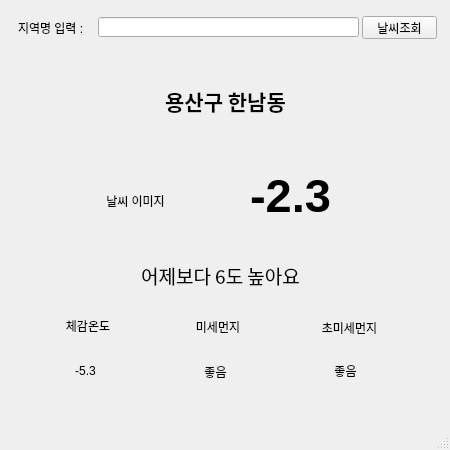
<?xml version="1.0" encoding="UTF-8"?>
<ui version="4.0">
 <class>MainWindow</class>
 <widget class="QMainWindow" name="MainWindow">
  <property name="geometry">
   <rect>
    <x>0</x>
    <y>0</y>
    <width>450</width>
    <height>450</height>
   </rect>
  </property>
  <property name="windowTitle">
   <string>MainWindow</string>
  </property>
  <widget class="QWidget" name="centralwidget">
   <widget class="QLabel" name="label">
    <property name="geometry">
     <rect>
      <x>18</x>
      <y>20</y>
      <width>81</width>
      <height>16</height>
     </rect>
    </property>
    <property name="text">
     <string>지역명 입력 :</string>
    </property>
   </widget>
   <widget class="QLineEdit" name="lineEdit">
    <property name="geometry">
     <rect>
      <x>98</x>
      <y>17</y>
      <width>261</width>
      <height>20</height>
     </rect>
    </property>
   </widget>
   <widget class="QPushButton" name="pushButton">
    <property name="geometry">
     <rect>
      <x>362</x>
      <y>16</y>
      <width>75</width>
      <height>23</height>
     </rect>
    </property>
    <property name="text">
     <string>날씨조회</string>
    </property>
   </widget>
   <widget class="QLabel" name="label_2">
    <property name="geometry">
     <rect>
      <x>100</x>
      <y>70</y>
      <width>251</width>
      <height>61</height>
     </rect>
    </property>
    <property name="font">
     <font>
      <family>맑은 고딕</family>
      <pointsize>16</pointsize>
      <weight>75</weight>
      <bold>true</bold>
     </font>
    </property>
    <property name="text">
     <string>용산구 한남동</string>
    </property>
    <property name="alignment">
     <set>Qt::AlignCenter</set>
    </property>
   </widget>
   <widget class="QLabel" name="label_3">
    <property name="geometry">
     <rect>
      <x>70</x>
      <y>150</y>
      <width>131</width>
      <height>101</height>
     </rect>
    </property>
    <property name="text">
     <string>날씨 이미지</string>
    </property>
    <property name="alignment">
     <set>Qt::AlignCenter</set>
    </property>
   </widget>
   <widget class="QLabel" name="label_4">
    <property name="geometry">
     <rect>
      <x>230</x>
      <y>160</y>
      <width>121</width>
      <height>71</height>
     </rect>
    </property>
    <property name="font">
     <font>
      <family>Arial</family>
      <pointsize>35</pointsize>
      <weight>75</weight>
      <bold>true</bold>
     </font>
    </property>
    <property name="text">
     <string>-2.3</string>
    </property>
    <property name="alignment">
     <set>Qt::AlignCenter</set>
    </property>
   </widget>
   <widget class="QLabel" name="label_5">
    <property name="geometry">
     <rect>
      <x>50</x>
      <y>260</y>
      <width>341</width>
      <height>31</height>
     </rect>
    </property>
    <property name="font">
     <font>
      <family>휴먼모음T</family>
      <pointsize>14</pointsize>
     </font>
    </property>
    <property name="text">
     <string>어제보다 6도 높아요</string>
    </property>
    <property name="alignment">
     <set>Qt::AlignCenter</set>
    </property>
   </widget>
   <widget class="QLabel" name="label_6">
    <property name="geometry">
     <rect>
      <x>60</x>
      <y>320</y>
      <width>56</width>
      <height>12</height>
     </rect>
    </property>
    <property name="text">
     <string>체감온도</string>
    </property>
    <property name="alignment">
     <set>Qt::AlignCenter</set>
    </property>
   </widget>
   <widget class="QLabel" name="label_7">
    <property name="geometry">
     <rect>
      <x>50</x>
      <y>340</y>
      <width>71</width>
      <height>61</height>
     </rect>
    </property>
    <property name="text">
     <string>-5.3</string>
    </property>
    <property name="alignment">
     <set>Qt::AlignCenter</set>
    </property>
   </widget>
   <widget class="QLabel" name="label_8">
    <property name="geometry">
     <rect>
      <x>180</x>
      <y>341</y>
      <width>71</width>
      <height>61</height>
     </rect>
    </property>
    <property name="text">
     <string>좋음</string>
    </property>
    <property name="alignment">
     <set>Qt::AlignCenter</set>
    </property>
   </widget>
   <widget class="QLabel" name="label_9">
    <property name="geometry">
     <rect>
      <x>190</x>
      <y>321</y>
      <width>56</width>
      <height>12</height>
     </rect>
    </property>
    <property name="text">
     <string>미세먼지</string>
    </property>
    <property name="alignment">
     <set>Qt::AlignCenter</set>
    </property>
   </widget>
   <widget class="QLabel" name="label_10">
    <property name="geometry">
     <rect>
      <x>310</x>
      <y>340</y>
      <width>71</width>
      <height>61</height>
     </rect>
    </property>
    <property name="text">
     <string>좋음</string>
    </property>
    <property name="alignment">
     <set>Qt::AlignCenter</set>
    </property>
   </widget>
   <widget class="QLabel" name="label_11">
    <property name="geometry">
     <rect>
      <x>314</x>
      <y>320</y>
      <width>71</width>
      <height>16</height>
     </rect>
    </property>
    <property name="text">
     <string>초미세먼지</string>
    </property>
    <property name="alignment">
     <set>Qt::AlignCenter</set>
    </property>
   </widget>
  </widget>
  <widget class="QMenuBar" name="menubar">
   <property name="geometry">
    <rect>
     <x>0</x>
     <y>0</y>
     <width>450</width>
     <height>21</height>
    </rect>
   </property>
  </widget>
  <widget class="QStatusBar" name="statusbar"/>
 </widget>
 <resources/>
 <connections/>
</ui>
